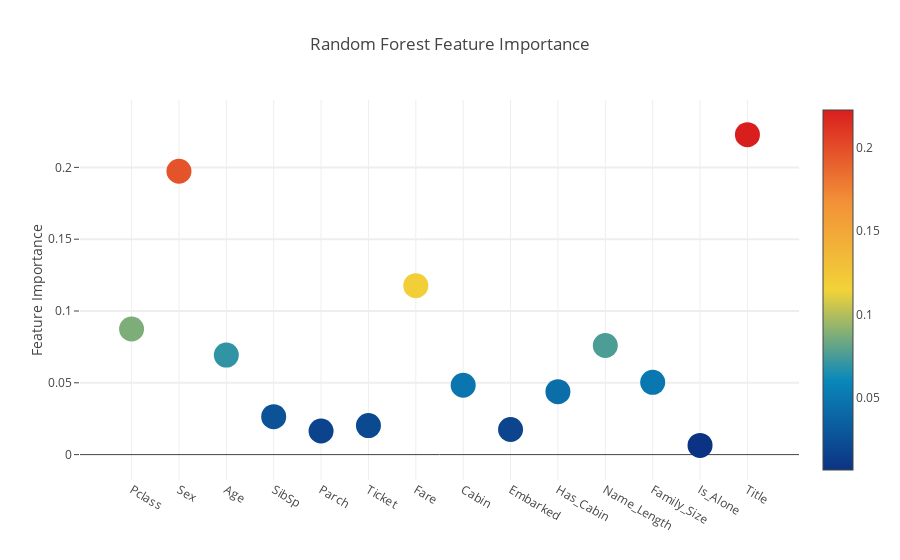
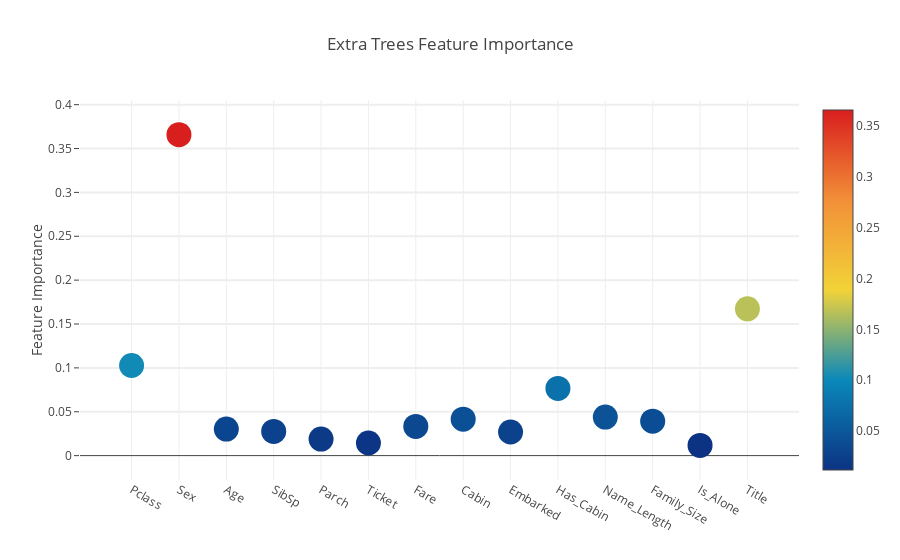
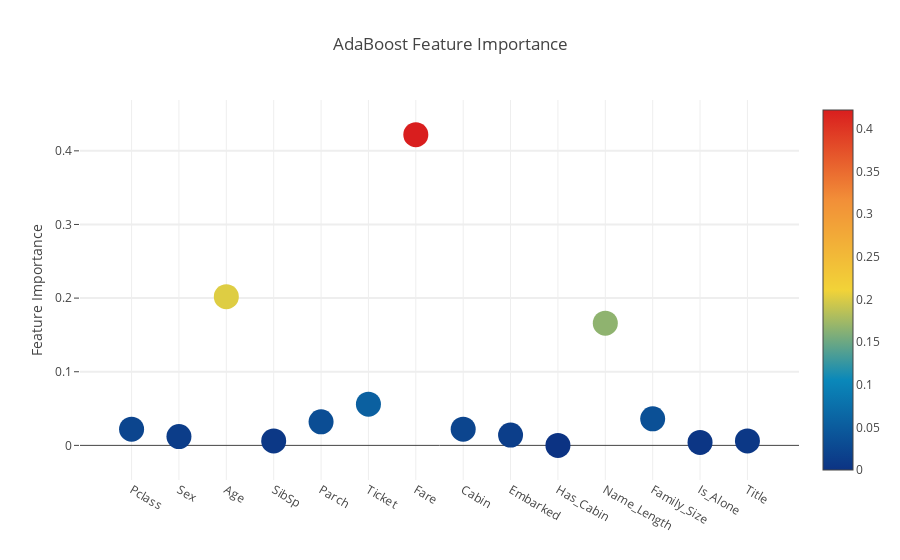
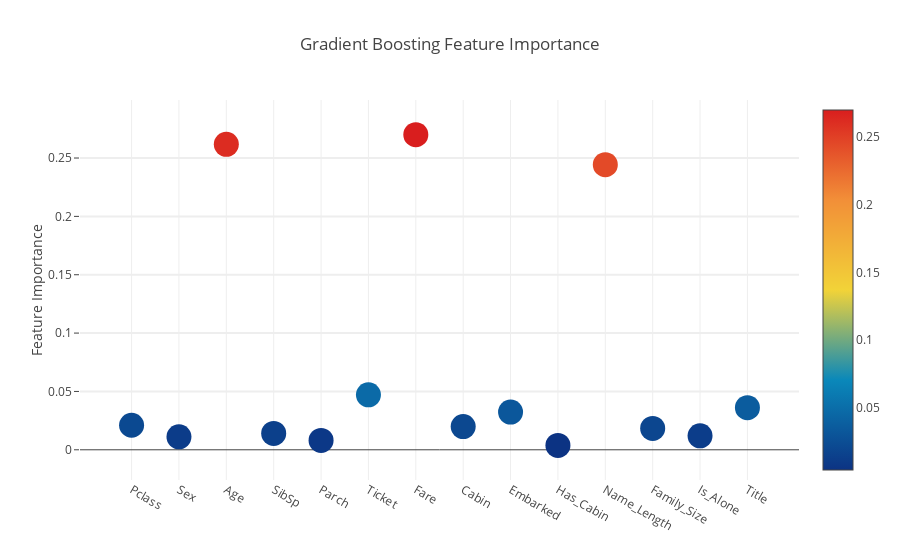

Write notebook code for charts like these, in order.
### Code cell
# Scatter plot 
trace = go.Scatter(
    y = feature_dataframe['Random Forest feature importances'].values,
    x = feature_dataframe['features'].values,
    mode='markers',
    marker=dict(
        sizemode = 'diameter',
        sizeref = 1,
        size = 25,
#       size= feature_dataframe['AdaBoost feature importances'].values,
        #color = np.random.randn(500), #set color equal to a variable
        color = feature_dataframe['Random Forest feature importances'].values,
        colorscale='Portland',
        showscale=True
    ),
    text = feature_dataframe['features'].values
)
data = [trace]

layout= go.Layout(
    autosize= True,
    title= 'Random Forest Feature Importance',
    hovermode= 'closest',
#     xaxis= dict(
#         title= 'Pop',
#         ticklen= 5,
#         zeroline= False,
#         gridwidth= 2,
#     ),
    yaxis=dict(
        title= 'Feature Importance',
        ticklen= 5,
        gridwidth= 2
    ),
    showlegend= False
)
fig = go.Figure(data=data, layout=layout)
py.iplot(fig,filename='scatter2010')

# Scatter plot 
trace = go.Scatter(
    y = feature_dataframe['Extra Trees  feature importances'].values,
    x = feature_dataframe['features'].values,
    mode='markers',
    marker=dict(
        sizemode = 'diameter',
        sizeref = 1,
        size = 25,
#       size= feature_dataframe['AdaBoost feature importances'].values,
        #color = np.random.randn(500), #set color equal to a variable
        color = feature_dataframe['Extra Trees  feature importances'].values,
        colorscale='Portland',
        showscale=True
    ),
    text = feature_dataframe['features'].values
)
data = [trace]

layout= go.Layout(
    autosize= True,
    title= 'Extra Trees Feature Importance',
    hovermode= 'closest',
#     xaxis= dict(
#         title= 'Pop',
#         ticklen= 5,
#         zeroline= False,
#         gridwidth= 2,
#     ),
    yaxis=dict(
        title= 'Feature Importance',
        ticklen= 5,
        gridwidth= 2
    ),
    showlegend= False
)
fig = go.Figure(data=data, layout=layout)
py.iplot(fig,filename='scatter2010')

# Scatter plot 
trace = go.Scatter(
    y = feature_dataframe['AdaBoost feature importances'].values,
    x = feature_dataframe['features'].values,
    mode='markers',
    marker=dict(
        sizemode = 'diameter',
        sizeref = 1,
        size = 25,
#       size= feature_dataframe['AdaBoost feature importances'].values,
        #color = np.random.randn(500), #set color equal to a variable
        color = feature_dataframe['AdaBoost feature importances'].values,
        colorscale='Portland',
        showscale=True
    ),
    text = feature_dataframe['features'].values
)
data = [trace]

layout= go.Layout(
    autosize= True,
    title= 'AdaBoost Feature Importance',
    hovermode= 'closest',
#     xaxis= dict(
#         title= 'Pop',
#         ticklen= 5,
#         zeroline= False,
#         gridwidth= 2,
#     ),
    yaxis=dict(
        title= 'Feature Importance',
        ticklen= 5,
        gridwidth= 2
    ),
    showlegend= False
)
fig = go.Figure(data=data, layout=layout)
py.iplot(fig,filename='scatter2010')

# Scatter plot 
trace = go.Scatter(
    y = feature_dataframe['Gradient Boost feature importances'].values,
    x = feature_dataframe['features'].values,
    mode='markers',
    marker=dict(
        sizemode = 'diameter',
        sizeref = 1,
        size = 25,
#       size= feature_dataframe['AdaBoost feature importances'].values,
        #color = np.random.randn(500), #set color equal to a variable
        color = feature_dataframe['Gradient Boost feature importances'].values,
        colorscale='Portland',
        showscale=True
    ),
    text = feature_dataframe['features'].values
)
data = [trace]

layout= go.Layout(
    autosize= True,
    title= 'Gradient Boosting Feature Importance',
    hovermode= 'closest',
#     xaxis= dict(
#         title= 'Pop',
#         ticklen= 5,
#         zeroline= False,
#         gridwidth= 2,
#     ),
    yaxis=dict(
        title= 'Feature Importance',
        ticklen= 5,
        gridwidth= 2
    ),
    showlegend= False
)
fig = go.Figure(data=data, layout=layout)
py.iplot(fig,filename='scatter2010')

### Figure 1 — Plotly figure (JSON) as saved in the notebook; plotly's stock layout.template omitted (floating-point values rounded to 4 significant figures)
{"data": [{"marker": {"color": [0.08746, 0.1973, 0.06932, 0.02641, 0.01644, 0.02024, 0.1177, 0.0483, 0.01749, 0.04384, 0.07597, 0.05033, 0.00644, 0.2228], "colorscale": "Portland", "showscale": true, "size": 25, "sizemode": "diameter", "sizeref": 1}, "mode": "markers", "text": ["Pclass", "Sex", "Age", "SibSp", "Parch", "Ticket", "Fare", "Cabin", "Embarked", "Has_Cabin", "Name_Length", "Family_Size", "Is_Alone", "Title"], "type": "scatter", "x": ["Pclass", "Sex", "Age", "SibSp", "Parch", "Ticket", "Fare", "Cabin", "Embarked", "Has_Cabin", "Name_Length", "Family_Size", "Is_Alone", "Title"], "y": [0.08746, 0.1973, 0.06932, 0.02641, 0.01644, 0.02024, 0.1177, 0.0483, 0.01749, 0.04384, 0.07597, 0.05033, 0.00644, 0.2228]}], "layout": {"autosize": true, "hovermode": "closest", "showlegend": false, "title": "Random Forest Feature Importance", "yaxis": {"gridwidth": 2, "ticklen": 5, "title": "Feature Importance"}}}

### Figure 2 — Plotly figure (JSON) as saved in the notebook; plotly's stock layout.template omitted (floating-point values rounded to 4 significant figures)
{"data": [{"marker": {"color": [0.1027, 0.3659, 0.03026, 0.02756, 0.01889, 0.01441, 0.03323, 0.04152, 0.02688, 0.07662, 0.04387, 0.03925, 0.01167, 0.1672], "colorscale": "Portland", "showscale": true, "size": 25, "sizemode": "diameter", "sizeref": 1}, "mode": "markers", "text": ["Pclass", "Sex", "Age", "SibSp", "Parch", "Ticket", "Fare", "Cabin", "Embarked", "Has_Cabin", "Name_Length", "Family_Size", "Is_Alone", "Title"], "type": "scatter", "x": ["Pclass", "Sex", "Age", "SibSp", "Parch", "Ticket", "Fare", "Cabin", "Embarked", "Has_Cabin", "Name_Length", "Family_Size", "Is_Alone", "Title"], "y": [0.1027, 0.3659, 0.03026, 0.02756, 0.01889, 0.01441, 0.03323, 0.04152, 0.02688, 0.07662, 0.04387, 0.03925, 0.01167, 0.1672]}], "layout": {"autosize": true, "hovermode": "closest", "showlegend": false, "title": "Extra Trees Feature Importance", "yaxis": {"gridwidth": 2, "ticklen": 5, "title": "Feature Importance"}}}

### Figure 3 — Plotly figure (JSON) as saved in the notebook; plotly's stock layout.template omitted (floating-point values rounded to 4 significant figures)
{"data": [{"marker": {"color": [0.022, 0.012, 0.202, 0.006, 0.032, 0.056, 0.422, 0.022, 0.014, 0, 0.166, 0.036, 0.004, 0.006], "colorscale": "Portland", "showscale": true, "size": 25, "sizemode": "diameter", "sizeref": 1}, "mode": "markers", "text": ["Pclass", "Sex", "Age", "SibSp", "Parch", "Ticket", "Fare", "Cabin", "Embarked", "Has_Cabin", "Name_Length", "Family_Size", "Is_Alone", "Title"], "type": "scatter", "x": ["Pclass", "Sex", "Age", "SibSp", "Parch", "Ticket", "Fare", "Cabin", "Embarked", "Has_Cabin", "Name_Length", "Family_Size", "Is_Alone", "Title"], "y": [0.022, 0.012, 0.202, 0.006, 0.032, 0.056, 0.422, 0.022, 0.014, 0, 0.166, 0.036, 0.004, 0.006]}], "layout": {"autosize": true, "hovermode": "closest", "showlegend": false, "title": "AdaBoost Feature Importance", "yaxis": {"gridwidth": 2, "ticklen": 5, "title": "Feature Importance"}}}

### Figure 4 — Plotly figure (JSON) as saved in the notebook; plotly's stock layout.template omitted (floating-point values rounded to 4 significant figures)
{"data": [{"marker": {"color": [0.02103, 0.01115, 0.2618, 0.01406, 0.008064, 0.04712, 0.2701, 0.01991, 0.03232, 0.003787, 0.2443, 0.01832, 0.012, 0.0361], "colorscale": "Portland", "showscale": true, "size": 25, "sizemode": "diameter", "sizeref": 1}, "mode": "markers", "text": ["Pclass", "Sex", "Age", "SibSp", "Parch", "Ticket", "Fare", "Cabin", "Embarked", "Has_Cabin", "Name_Length", "Family_Size", "Is_Alone", "Title"], "type": "scatter", "x": ["Pclass", "Sex", "Age", "SibSp", "Parch", "Ticket", "Fare", "Cabin", "Embarked", "Has_Cabin", "Name_Length", "Family_Size", "Is_Alone", "Title"], "y": [0.02103, 0.01115, 0.2618, 0.01406, 0.008064, 0.04712, 0.2701, 0.01991, 0.03232, 0.003787, 0.2443, 0.01832, 0.012, 0.0361]}], "layout": {"autosize": true, "hovermode": "closest", "showlegend": false, "title": "Gradient Boosting Feature Importance", "yaxis": {"gridwidth": 2, "ticklen": 5, "title": "Feature Importance"}}}
